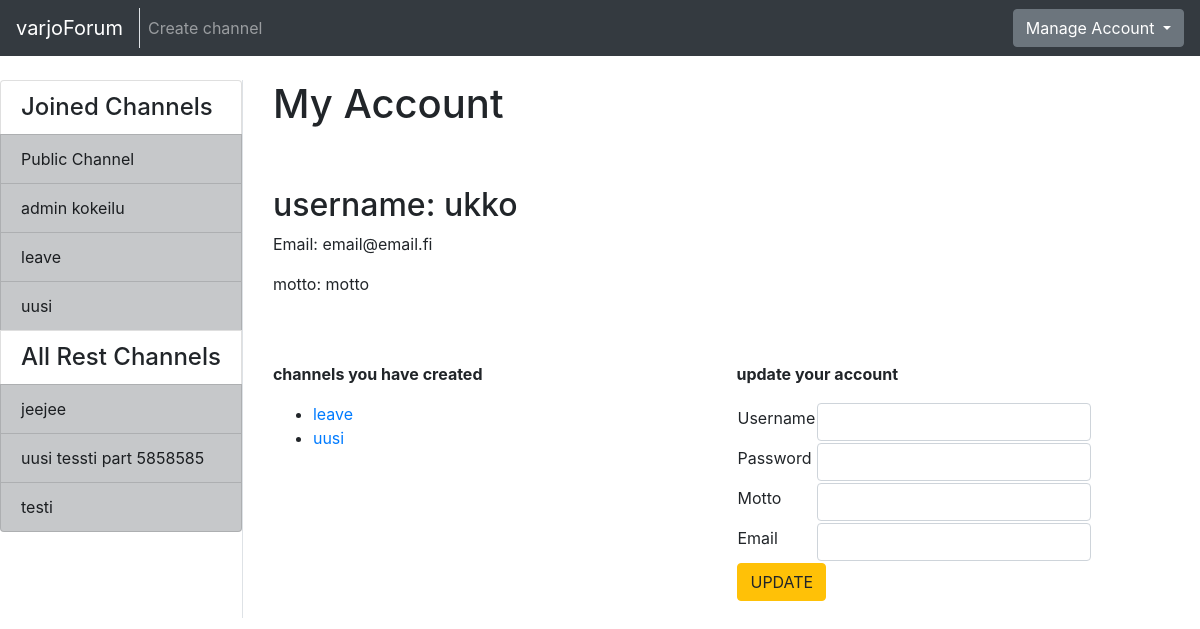
Before: /account/ (signed in) with the older database file.
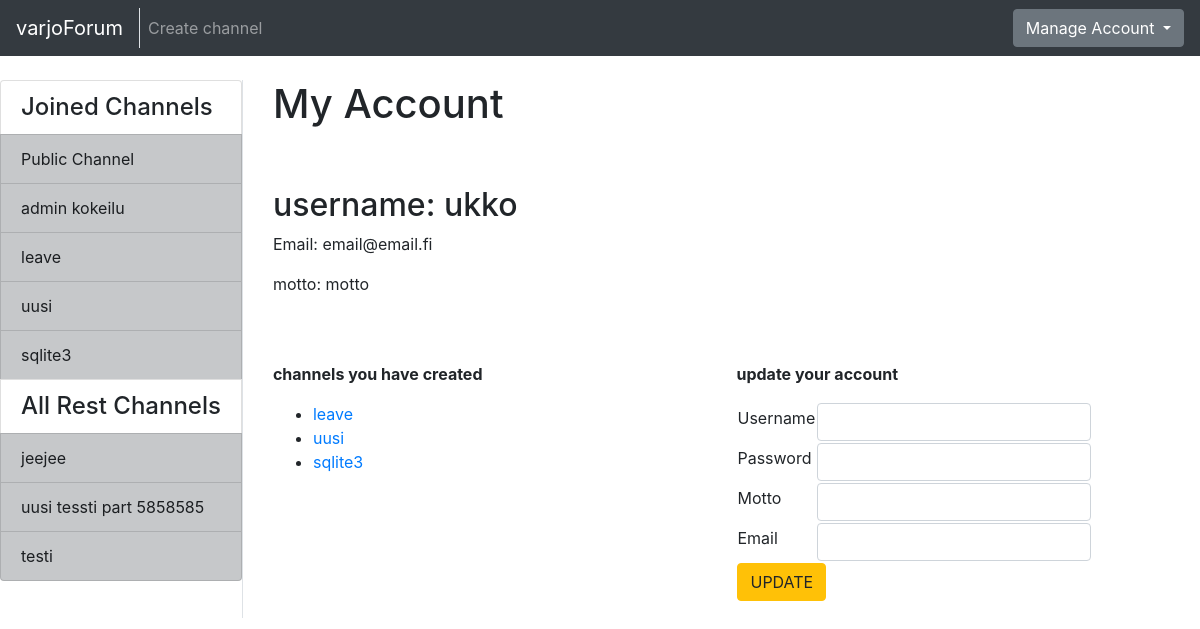
After: the same page with the newer database file.
### application/channels/models.py (models this page shows, shortened)
class Channel(Base):
    name = db.Column(db.String(144), nullable=False)
    introduction = db.Column(db.Text, nullable=False)
    master_id = db.Column(db.Integer, nullable=False)
    messages = db.relationship("Message", backref='Channel', lazy=True)
    accounts = db.relationship('Account', secondary=accounts, lazy='subquery',
        backref=db.backref('channels', lazy=True))
    @staticmethod
    def get_my_channels(account_id):
        stmt = text("SELECT Channel.id, Channel.name"
                    " FROM Channel, Account, Accounts"
                    " WHERE Channel.id = Accounts.channel_id"
                    " AND Account.id = Accounts.account_id"
                    " AND Account.id = :account_id").params(account_id=account_id)
        res = db.engine.execute(stmt)
        response = []
        for row in res:
            response.append({"channel_id":row[0], "channel_name":row[1]})
        return response
    @staticmethod
    def get_channels_where_not_in(account_id):
        stmt = text("SELECT channel.id, channel.name"
                    " FROM Channel"
                    " WHERE Channel.id NOT IN ("
                        " SELECT Channel.id"
                            " FROM Channel, Account, Accounts"
                            " WHERE Channel.id = Accounts.channel_id"
                            " AND Account.id = Accounts.account_id"
                            " AND Account.id = :account_id"
                    " )").params(account_id=account_id)
        res = db.engine.execute(stmt)
        response = []
        for row in res:
            response.append({"id":row[0], "name":row[1]})
        return response

### application/auth/views.py (the view)
@app.route("/account/", methods=["GET"])
@login_required
def single_account_index():
  return render_template("auth/index.html", account = current_user, accountform = AccountForm(),
    channels = Account.find_accounts_channels(current_user.id),
    my_channels=Channel.get_my_channels(current_user.id),
    all_channels=Channel.get_channels_where_not_in(current_user.id))

### application/auth/forms.py
class AccountForm(FlaskForm):
  username = TextField("Username", [validators.Length(min=2)])
  password = PasswordField("Password", [validators.Length(min=8)])
  motto = TextField("Motto", [validators.Length(min=2)])
  email = TextField("Email", [validators.Length(min=2)])
  class Meta:
    csrf = False

### application/__init__.py (called while the page is built)
@login_manager.user_loader
def load_user(account_id):
  return Account.query.get(account_id)

### application/auth/models.py (called while the page is built)
    @staticmethod
    def find_accounts_channels(account_id):
        stmt = text("SELECT Channel.id, Channel.name FROM Channel "
                " WHERE Channel.master_id = :account_id").params(account_id=account_id)
        res = db.engine.execute(stmt)
        response = []
        for row in res:
            response.append({"id":row[0], "name":row[1]})
        return response

### application/templates/auth/index.html (shortened to what this page needs)
{% extends "layout.html" %}
{% block body %}
<div class="container" >
  <div class="row" style="padding-bottom: 50px">
    <div class="col-md-auto">
      <h1 style="padding-bottom: 50px">My Account</h1>
      <h2>username: {{ account.username }}</h2>
      <p>Email: {{account.email }}</p>
      <p>motto: {{ account.motto }}</p>
    </div>
    <div class="col-md-auto">
    </div>
  </div>
  <div class="row">
    <div class="col">
      <p><b>channels you have created</b></p>
      <ul>
        {% for channel in channels %}
          <li><a href="{{ url_for('one_channel_index', channel_id=channel.id, sort='first') }}">{{ channel.name }}</a></li>
        {% endfor %}
      </ul>
    </div>
    <div class="col">
      <p><b>update your account</b></p>
      <form method="POST" action="{{ url_for('accounts_update', account_id=account.id) }}" name="accountform">
        <div class="form-group">
          <table>
            <tr>
              <td>{{ accountform.username.label }}</td>
              <td>{{ accountform.username(class="form-control") }}</td>
            </tr>
            <tr>
              <td>{{ accountform.password.label }}</td>
              <td>{{ accountform.password(class="form-control") }}</td>
            </tr>
            <tr>
              <td>{{ accountform.motto.label }}</td>
              <td>{{ accountform.motto(class="form-control") }}</td>
            </tr>
            <tr>
              <td>{{ accountform.email.label }}</td>
              <td>{{ accountform.email(class="form-control") }}</td>
            </tr>
            <tr>
              <td colspan="2"><button type="submit" class="btn btn-warning">UPDATE</button</td>
            </tr>
          </table>
        </div>
      </form>
    </div>
  </div>
</div>
{% endblock %}

### application/templates/layout.html (shortened to what this page needs)
<!DOCTYPE html>
  <html>
    <head>
      <link rel="stylesheet" href="https://maxcdn.bootstrapcdn.com/bootstrap/4.0.0/css/bootstrap.min.css">
    </head>
    <body>
      <nav class="navbar navbar-expand-md navbar-dark bg-dark mb-4">
        <div class="border-right">
          <a class="navbar-brand" href="{{ url_for('index') }}">varjoForum</a>
        </div>
        <div class="collapse navbar-collapse" id="navbarCollapse">
          <ul class="navbar-nav mr-auto">
            {% if current_user.is_authenticated %}
              <li class="nav-item">
                <a class="nav-link" href="{{ url_for('channel_form') }}">Create channel</a>
              </li>
            {% endif %}
          </ul>
            <div class="btn-group">
              <button type="button" class="btn btn-secondary dropdown-toggle" data-toggle="dropdown" aria-haspopup="true" aria-expanded="false">
                {% if current_user.is_authenticated %}
                  Manage Account
                {% else %}
                  Login
                {% endif %}
              </button>
            </div>
        </div>
      </nav>
      <div class="container-fluid" >
        <div class="row">
            <div class="border-right">
              <div class="col-sx" >
                <div style="float: left">
                  <div class="list-group">
                  {% if current_user.is_authenticated %}
                    {% if my_channels %}
                    <h4 class="list-group-item">Joined Channels</h4>
                    {% endif %}
                    {% for my_channel in my_channels %}
                        <a href="{{ url_for('one_channel_index', channel_id=my_channel.channel_id, sort='first') }}"
                            class="list-group-item list-group-item-action list-group-item-dark">
                        {{ my_channel.channel_name }}
                        </a>
                    {% endfor %}
                    <h4 class="list-group-item">All Rest Channels</h4>
                {% else %}
                {% if all_channels %}
                <h4 class="list-group-item">All Channels</h4>
                {% endif %}
                {% endif %}
                {% for channel in all_channels %}
                <a href="{{ url_for('one_channel_index', channel_id=channel.id, sort='first') }}"
                    class="list-group-item list-group-item-action list-group-item-dark">
                  {{ channel.name }}
                </a>
                {% endfor %}
              </div>
              </div>
              </div>
          </div>
          <div class="col">
            {% block body %}{% endblock %}
          </div>
        </div>
    </body>
  </html>

Changed rows visible on the page:
added Channel: channel_name "sqlite3", name "sqlite3"
